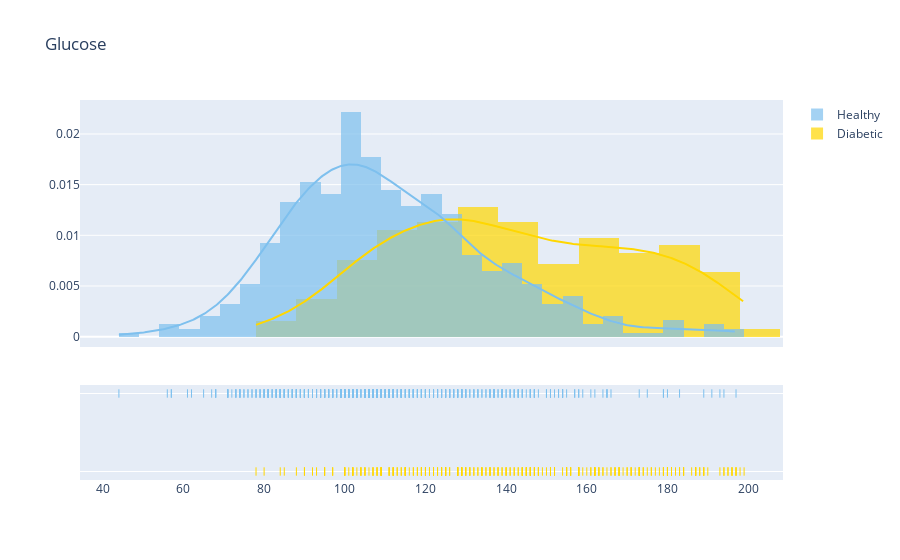

Here is the notebook cell this chart was saved with:
### Markdown cell above
### Glucose

### Code cell
plot_distribution('Glucose', 0)

### Figure 1 — Plotly figure (JSON) as saved in the notebook; plotly's stock layout.template omitted (floating-point values rounded to 4 significant figures; data arrays with more than 128 entries replaced by an {"elided": "..."} marker saying what was removed)
{"data": [{"histnorm": "probability density", "legendgroup": "Diabetic", "marker": {"color": "#FFD700"}, "name": "Diabetic", "opacity": 0.7, "type": "histogram", "x": {"elided": "266 int values"}, "xaxis": "x", "xbins": {"end": 199, "size": 0, "start": 78}, "yaxis": "y"}, {"histnorm": "probability density", "legendgroup": "Healthy", "marker": {"color": "#7EC0EE"}, "name": "Healthy", "opacity": 0.7, "type": "histogram", "x": {"elided": "497 int values"}, "xaxis": "x", "xbins": {"end": 197, "size": 0, "start": 44}, "yaxis": "y"}, {"legendgroup": "Diabetic", "marker": {"color": "#FFD700"}, "mode": "lines", "name": "Diabetic", "showlegend": false, "type": "scatter", "x": {"elided": "500 float values"}, "xaxis": "x", "y": {"elided": "500 float values"}, "yaxis": "y"}, {"legendgroup": "Healthy", "marker": {"color": "#7EC0EE"}, "mode": "lines", "name": "Healthy", "showlegend": false, "type": "scatter", "x": {"elided": "500 float values"}, "xaxis": "x", "y": {"elided": "500 float values"}, "yaxis": "y"}, {"legendgroup": "Diabetic", "marker": {"color": "#FFD700", "symbol": "line-ns-open"}, "mode": "markers", "name": "Diabetic", "showlegend": false, "type": "scatter", "x": {"elided": "266 int values"}, "xaxis": "x", "y": {"elided": "266 str values"}, "yaxis": "y2"}, {"legendgroup": "Healthy", "marker": {"color": "#7EC0EE", "symbol": "line-ns-open"}, "mode": "markers", "name": "Healthy", "showlegend": false, "type": "scatter", "x": {"elided": "497 int values"}, "xaxis": "x", "y": {"elided": "497 str values"}, "yaxis": "y2"}], "layout": {"autosize": true, "barmode": "overlay", "hovermode": "closest", "legend": {"traceorder": "reversed"}, "title": {"text": "Glucose"}, "xaxis": {"anchor": "y2", "autorange": true, "domain": [0, 1], "range": [33.94, 209.1], "type": "linear", "zeroline": false}, "yaxis": {"anchor": "free", "autorange": true, "domain": [0.35, 1], "position": 0, "range": [-0.00102, 0.02335], "type": "linear"}, "yaxis2": {"anchor": "x", "autorange": true, "domain": [0, 0.25], "dtick": 1, "range": [-0.1818, 1.182], "showticklabels": false, "type": "category"}}}
